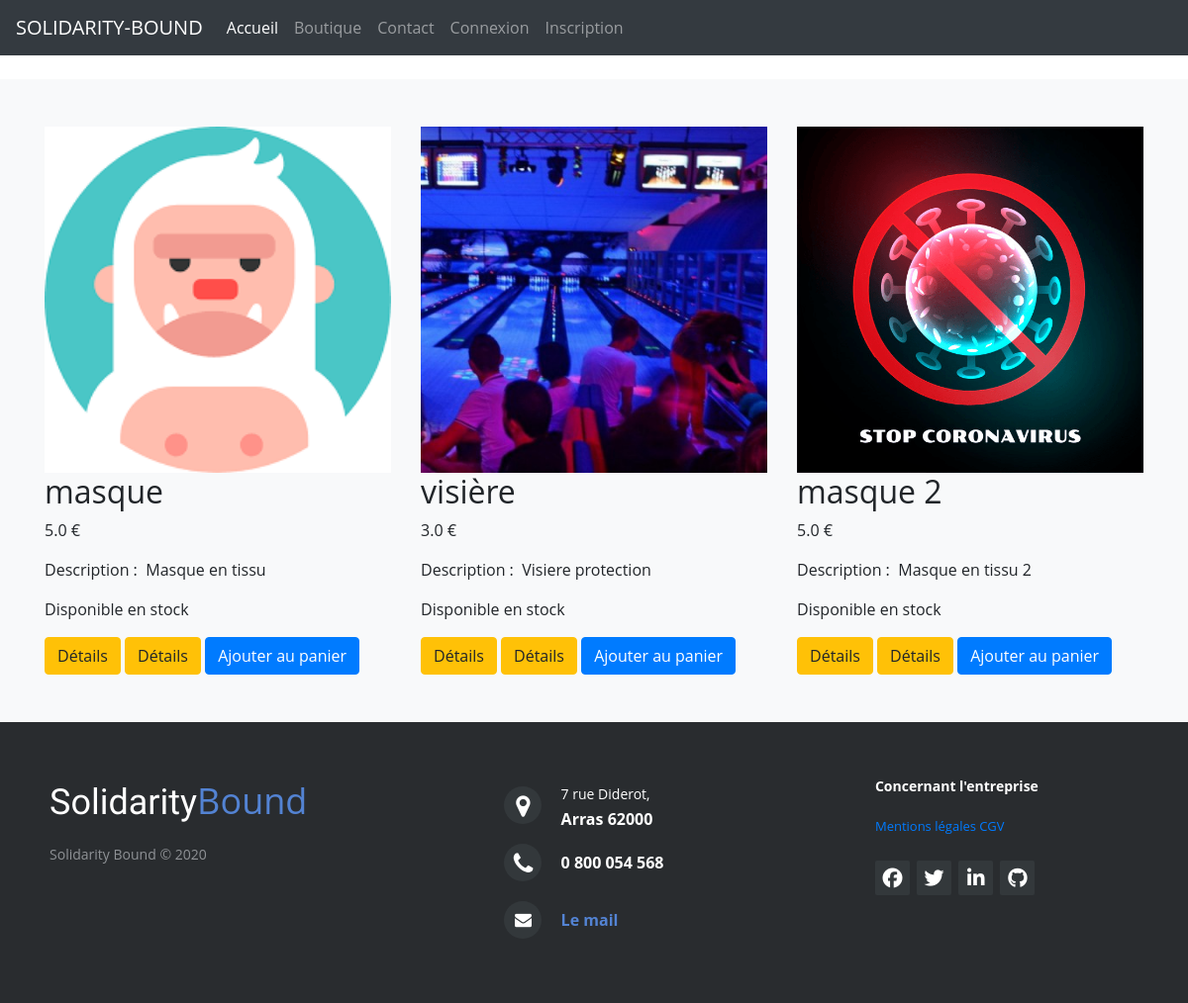
Page /boutique on the committed database.
### models.py (models this page shows, shortened)
class Product(db.Model):
    __tablename__ = 'products'
    __table_args__ = {'extend_existing': True}
    id = db.Column(db.Integer, primary_key=True)
    name = db.Column(db.String(50), nullable=False)
    description = db.Column(db.String(64), nullable=False)
    image = db.Column(db.String(500), nullable=False)
    price = db.Column(db.Float, nullable=False)
    quantity = db.Column(db.Integer, nullable=False)
    inStock = db.Column(db.Boolean, nullable=True)
    cart = db.relationship('Cart', backref='product')
    comments = db.relationship('Comment', backref='product', lazy=True)

### app.py (the view, shortened to what this page needs)
    @app.route('/boutique', methods=['GET', 'POST'])
    def boutique():
        form = AddProduct()
        all_products = Product.query.all()
        role_admin = 2
        return render_template('boutique.html', products=all_products, form=form, user=current_user,
                               role_admin=role_admin)

### templates/boutique.html (shortened to what this page needs)
{% extends 'base.html' %}
{% block body %}
    <br>
    <div class="album py-5 bg-light">
      <div class="container">
        <div class="row">
    {% for product in products %}
          <div class="col-md-4 col-xs-12">
                <div class="serv">
                     <img class="img-fluid" width="100%" height="225" src="{{ url_for('static', filename='img/uploads/')}}{{ product.image }}" alt="image" />
                     <h2>{{ product.name }}</h2>
                    <p style="white-space: pre-wrap">{{ product.price }} €</p>
                     <p style="white-space: pre-wrap">Description :  {{product.description }}</p>
                    <p style="white-space: pre-wrap">{% if product.quantity>0 %}Disponible en stock {% endif %} </p>
                    <a class="btn btn-warning" href="#">Détails</a>
                    <a class="btn btn-warning" href="/boutique/{{product.id}}">Détails</a>
                   <a class="btn btn-primary" href="/boutique/ajout/{{product.id}}">Ajouter au panier</a>
                </div>
         </div>
    {% endfor %}
        </div>
      </div>
    </div>
{% endblock %}

### templates/base.html (shortened to what this page needs)
<!DOCTYPE html>
<html lang="en">
<head>
    <link rel="stylesheet" href="https://cdnjs.cloudflare.com/ajax/libs/font-awesome/5.13.0/css/all.min.css">
    <link href="{{url_for('static', filename = 'css/detail.css')}}" rel="stylesheet" />
    <link rel="stylesheet" href="https://stackpath.bootstrapcdn.com/bootstrap/4.4.1/css/bootstrap.min.css">
    <link rel="stylesheet" href="./static/css/stylehome.css">
	<link rel="stylesheet" href="http://maxcdn.bootstrapcdn.com/font-awesome/4.2.0/css/font-awesome.min.css">
</head>
<body>
      <nav class="navbar navbar-expand-lg navbar-dark bg-dark" style="background-color: #e3f2fd;">
    <a class="navbar-brand" href="#">SOLIDARITY-BOUND</a>
    <div class="collapse navbar-collapse" id="navbarColor03">
      <ul class="navbar-nav mr-auto">
        <li class="nav-item active">
          <a class="nav-link" href="/">Accueil <span class="sr-only">(current)</span></a>
        </li>
        <li class="nav-item">
          <a class="nav-link" href="/boutique">Boutique</a>
        </li>
        <li class="nav-item">
          <a class="nav-link" href="#">Contact</a>
        </li>
             {% if not current_user.is_authenticated %}
        <li class="nav-item">
          <a class="nav-link" href="{{ url_for('auth.login') }}">Connexion</a>
        </li>
             <li class="nav-item">
          <a class="nav-link" href="{{ url_for('auth.signup') }}">Inscription</a>
        </li>
              {% endif %}
      </ul>
    </div>
      </nav>
    <div class="">
    {% block body %}
    {% endblock %}
        </div>
    <footer class="footer-distributed">
		<div class="footer-left">
		    <h3>Solidarity<span>Bound</span></h3>
		    <p class="footer-company-name">Solidarity Bound &copy; 2020</p>
		</div>
		<div class="footer-center">
            <div>
                <i class="fa fa-map-marker"></i>
		        <p><span>7 rue Diderot,</span> Arras 62000</p>
		    </div>
		    <div>
		        <i class="fa fa-phone"></i>
		        <p>0 800 054 568</p>
		    </div>
		    <div>
		        <i class="fa fa-envelope"></i>
		        <p><a href="#">Le mail </a></p>
		    </div>
		</div>
		<div class="footer-right">
            <p class="footer-company-about">
                <span>Concernant l'entreprise</span>
                <a href="#">Mentions légales</a>
                <a href="#">CGV</a>
		    </p>
		    <div class="footer-icons">
		        <a href="#"><i class="fa fa-facebook"></i></a>
		        <a href="#"><i class="fa fa-twitter"></i></a>
		        <a href="#"><i class="fa fa-linkedin"></i></a>
		        <a href="#"><i class="fa fa-github"></i></a>
		    </div>
		</div>
		</footer>
</body>
</html>

### static/css/detail.css (style rules this page uses)
* { margin: 0; padding: 0; font-family: "Open Sans",sans-serif; box-sizing: border-box; }
body { margin-top: 150px; background: #7ed6df; transition: 0.6s linear; }

### static/css/stylehome.css (style rules this page uses)
body { font-family: "Lucida Sans"; margin:0; padding: 0; min-height: 100vh; display: flex; flex-direction: column; }
footer { position: relative; bottom: 0; }
.footer-distributed { background-color: #292c2f; box-shadow: 0 1px 1px 0 rgba(0, 0, 0, 0.12); box-sizing: border-box; width: 100%; text-align: left; font: bold 16px sans-serif; margin-top: auto; padding: 55px 50px; }
.footer-distributed .footer-left, .footer-distributed .footer-center, .footer-distributed .footer-right { display: inline-block; vertical-align: top; }
.footer-distributed .footer-left { width: 40%; }
.footer-distributed h3 { color: #ffffff; font: normal 36px 'Cookie', cursive; margin: 0; }
.footer-distributed h3 span { color: #5383d3; }
.footer-distributed .footer-company-name { color: #8f9296; font-size: 14px; font-weight: normal; margin: 0; }
.footer-distributed .footer-center { width: 35%; }
.footer-distributed .footer-center i { background-color: #33383b; color: #ffffff; font-size: 25px; width: 38px; height: 38px; border-radius: 50%; text-align: center; line-height: 42px; margin: 10px 15px; vertical-align: middle; }
.footer-distributed .footer-center i.fa-envelope { font-size: 17px; line-height: 38px; }
.footer-distributed .footer-center p { display: inline-block; color: #ffffff; vertical-align: middle; margin:0; }
.footer-distributed .footer-center p span { display:block; font-weight: normal; font-size:14px; line-height:2; }
.footer-distributed .footer-center p a { color: #5383d3; text-decoration: none;; }
.footer-distributed .footer-right { width: 20%; }
.footer-distributed .footer-company-about { line-height: 20px; color: #92999f; font-size: 13px; font-weight: normal; margin: 0; }
.footer-distributed .footer-company-about span { display: block; color: #ffffff; font-size: 14px; font-weight: bold; margin-bottom: 20px; }
.footer-distributed .footer-icons { margin-top: 25px; }
.footer-distributed .footer-icons a { display: inline-block; width: 35px; height: 35px; cursor: pointer; background-color: #33383b; border-radius: 2px; font-size: 20px; color: #ffffff; text-align: center; line-height: 35px; margin-right: 3px; margin-bottom: 5px; }

### rows in the picture
Product: image (picture), name "masque", price "5.0", description "Masque en tissu", quantity "Disponible en stock"
Product: image (picture), name "visière", price "3.0", description "Visiere protection", quantity "Disponible en stock"
Product: image (picture), name "masque 2", price "5.0", description "Masque en tissu 2", quantity "Disponible en stock"
